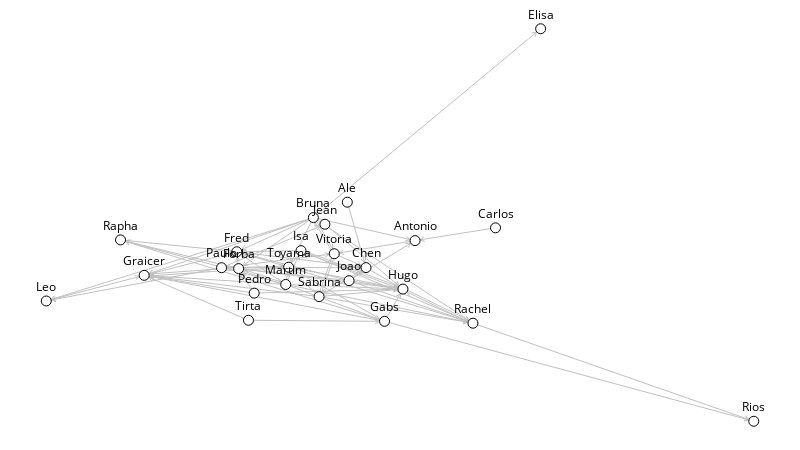

The notebook cell saved with this chart:
### Code cell
one = sn.load_graph('one-mode.gml')
two = sn.load_graph('two-mode.gml')
sn.show_graph(one, nlab=True)

### Figure 1 — Plotly figure (JSON) as saved in the notebook; plotly's stock layout.template omitted (floating-point values rounded to 4 significant figures; data arrays with more than 128 entries replaced by an {"elided": "..."} marker saying what was removed)
{"data": [{"hoverinfo": "none", "line": {"color": "rgb(192, 192, 192)", "width": 1}, "mode": "lines", "type": "scatter", "uid": "4ce12ace-d3c5-11e8-acb4-0005165e06fb", "x": {"elided": "678 float values"}, "y": {"elided": "678 float values"}}, {"hoverinfo": "none", "marker": {"color": "rgb(255, 255, 255)", "line": {"color": "rgb(0, 0, 0)", "width": 1}, "size": 10}, "mode": "markers+text", "text": ["Rachel", "Jean", "Bruna", "Leo", "Joao", "Rapha", "Carlos", "Fred", "Toyama", "Vitoria", "Hugo", "Gabs", "Elisa", "Paulo", "Sabrina", "Forba", "Rios", "Ale", "Graicer", "Antonio", "Martim", "Pedro", "Isa", "Chen", "Tirta"], "textfont": {"color": "rgb(0, 0, 0)"}, "textposition": "top center", "type": "scatter", "uid": "4ce12acf-d3c5-11e8-acb4-0005165e06fb", "x": [0.6031, 0.3939, 0.3775, 0, 0.428, 0.105, 0.635, 0.2693, 0.3426, 0.4071, 0.5042, 0.4782, 0.6988, 0.2478, 0.3856, 0.2719, 1, 0.4255, 0.1384, 0.5213, 0.3385, 0.2939, 0.3601, 0.452, 0.2858], "y": [0.2498, 0.5019, 0.5189, 0.3064, 0.3582, 0.4621, 0.4928, 0.4318, 0.3925, 0.4268, 0.3368, 0.2545, 1, 0.3912, 0.3175, 0.3889, 0, 0.5581, 0.3718, 0.4602, 0.3485, 0.3264, 0.4347, 0.3915, 0.2573]}], "layout": {"height": 450, "margin": {"b": 0, "l": 0, "r": 0, "t": 0}, "showlegend": false, "width": 800, "xaxis": {"showgrid": false, "showticklabels": false, "zeroline": false}, "yaxis": {"showgrid": false, "showticklabels": false, "zeroline": false}}}
